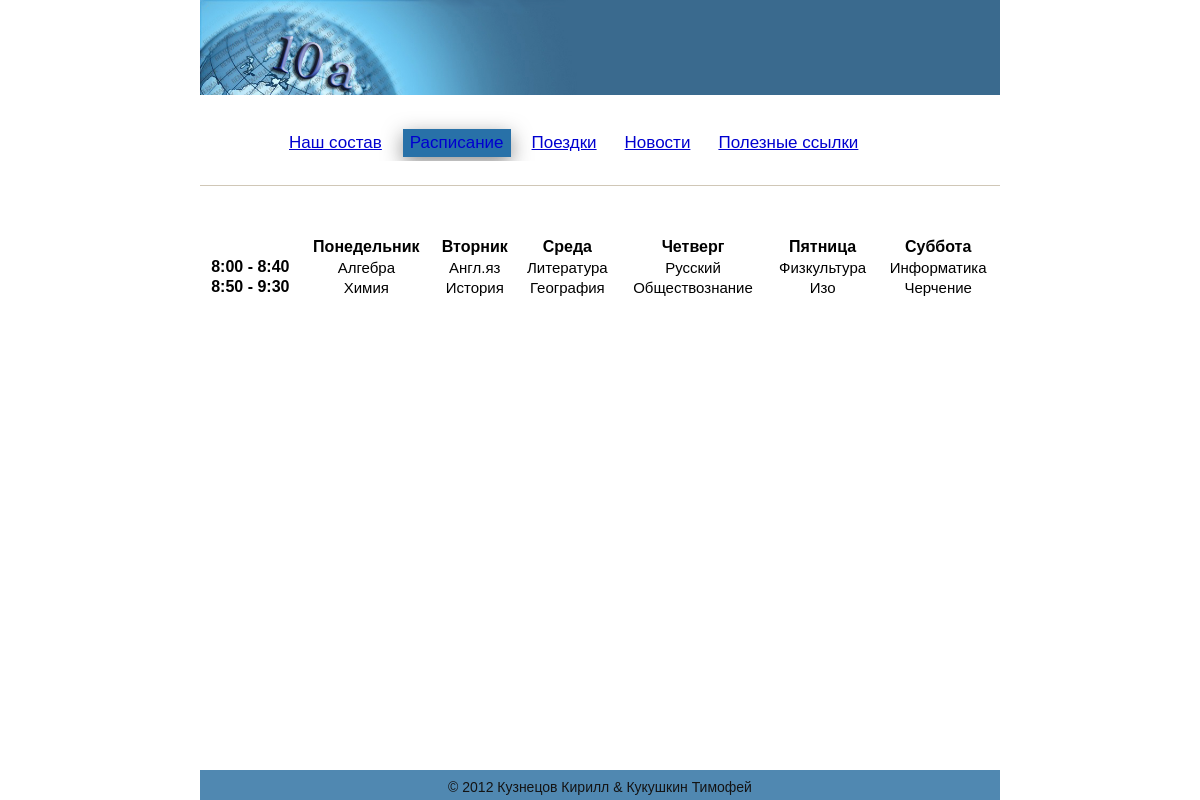
Page /?page=timetable on the committed database.
### tables this page shows
CREATE TABLE `menu` (
  `id` int(11) NOT NULL auto_increment,
  `title` varchar(255) NOT NULL,
  `page` varchar(255) NOT NULL,
  PRIMARY KEY  (`id`)
);

CREATE TABLE `timetable` (
  `id` int(11) NOT NULL auto_increment,
  `time` varchar(255) NOT NULL,
  `Monday` varchar(255) NOT NULL,
  `Tuesday` varchar(255) NOT NULL,
  `wednesday` varchar(255) NOT NULL,
  `Thursday` varchar(255) NOT NULL,
  `Friday` varchar(255) NOT NULL,
  `Saturday` varchar(255) NOT NULL,
  PRIMARY KEY  (`id`)
);

### index.php (the view, shortened to what this page needs)
<? $page = $_REQUEST['page']; ?>
<html>
<head>
  <link rel="stylesheet" type="text/css" href="fancybox/source/jquery.fancybox.css?v=2.1.0" media="screen" />
  <link rel="stylesheet" type="text/css" href="fancybox/source/helpers/jquery.fancybox-buttons.css?v=1.0.3" />
  <link rel="stylesheet" type="text/css" href="fancybox/source/helpers/jquery.fancybox-thumbs.css?v=1.0.6" />
</head>
<body>
<div class="page">
	<div class="header"></div>
	<div class="link">
        <ul class="b-nav-list">
            <?
            $menu= mysql_query('SELECT * FROM menu');
            while ($row = mysql_fetch_array($menu))
            {
            ?>
               <li class="item">
                  <a <?if ($page==$row['page']) {?> class="active"<?}?>
                  href="?page=<?=$row['page']?>"><?=$row['title']?></a>
               </li>
             <?}?>
        </ul>
	</div>
	<div class="mainbar">
        <?
        if ($page)
        {
            include($page . '.php');
        }
        else
        {
            include('class.php');
        }
        ?>
	</div>
	<div class="footer_guarantor"></div>
</div>
<div class="footer">
<p class="fot">&copy; 2012 Кузнецов Кирилл & Кукушкин Тимофей</p>
</div>
</body>
</html>

### timetable.php
<table>
	<tr class="str">
		<td></td>
		<td>Понедельник</td>
		<td>Вторник</td>
		<td>Среда</td>
		<td>Четверг</td>
		<td>Пятница</td>
		<td>Суббота</td>
	</tr>
			  <?
			  $time = mysql_query('SELECT * FROM timetable');
			  while ($r = mysql_fetch_array($time))
			   {
			   ?>
			   <tr>
			   	<td class="str"><?=$r[1]?></td>
			   <?
				for($i=2; $i<8; $i++)
				 {
				 ?>
			    <td><?=$r[$i]?></td>
				<? } ?>
			   </tr>
				<? } ?>
</table>

### index.php (style rules this page uses)
* { margin: 0; padding: 0; border: 0; font-size: 100.01%; }
body { width: 100%; background: url(images/body1.jpg) repeat-x; background-size:100% 100%; float: center; background-position: top center; background-attachment: fixed; min-height:99%; height: 100%; color: #000; font-weight: normal; font-family: Arial, Verdana, Helvetica, Sans-Serif; font-size: 11pt; }
div.page { width: 800px; margin: auto; height: auto !important; min-height:100%; height: 100%; background: white; }
div.page div.footer_guarantor { height: 60px; clear: both; text-align: right; color: white; }
div.footer { margin: auto; margin-top: -30px; width: 800px; height: 30px; clear: both; background: #427eab; opacity: 0.92; //border-top: 1px solid #cfba94; text-align: center; font-size: 12px; }
div.page div.header { height: 95px; background: #3a6a8e url(images/header_main1.jpg) no-repeat; background-size: 49%; }
div.page div.link { height: 90px; }
div.page div.mainbar { width: 100%; overflow: hidden; float: left; border-top: 1px solid #D0C7B7; background: white; }
.b-nav-list { overflow: hidden; padding-top: 30px; margin-left: 75px; margin-right: 60px; color: #ffffff; font-family: Arial; font-size: 17px; }
.item { float: left; list-style-type: none; }
div.link a:link , a:visited { color: #0000d0; display: block; margin: 4px 7px; padding: 4px 7px; }
div.link a:hover, a:active ,a.active { text-decoration: none; background-color: #2871a8; color: white; font-size: 17px; -webkit-box-shadow: 0px 6px 20px rgba(50, 50, 50, 0.55); -moz-box-shadow: 0px 6px 20px rgba(50, 50, 50, 0.55); box-shadow: 0px 6px 20px rgba(50, 50, 50, 0.55); }
.links a:hover, a:active ,a.active { text-decoration: none; background-color: #2871a8; color: white; font-size: 17px; -webkit-box-shadow: 0px 6px 20px rgba(50, 50, 50, 0.55); -moz-box-shadow: 0px 6px 20px rgba(50, 50, 50, 0.55); box-shadow: 0px 6px 20px rgba(50, 50, 50, 0.55); }
.mainbar table { width:100%; text-align: center; margin-right: 0px; margin-top: 50px; font-size: 15; }
.str { font-size: 16; font-weight: bold; }
.fot { padding-top: 9px; font-size:14px; color: black; font-stretch:condensed; }

### rows in the picture
menu: title "Наш состав"
menu: title "Расписание"
menu: title "Поездки"
menu: title "Новости"
menu: title "Полезные ссылки"
timetable: time "8:00 - 8:40", Monday "Алгебра", Tuesday "Англ.яз", wednesday "Литература", Thursday "Русский", Friday "Физкультура", Saturday "Информатика"
timetable: time "8:50 - 9:30", Monday "Химия", Tuesday "История", wednesday "География", Thursday "Обществознание", Friday "Изо", Saturday "Черчение"
